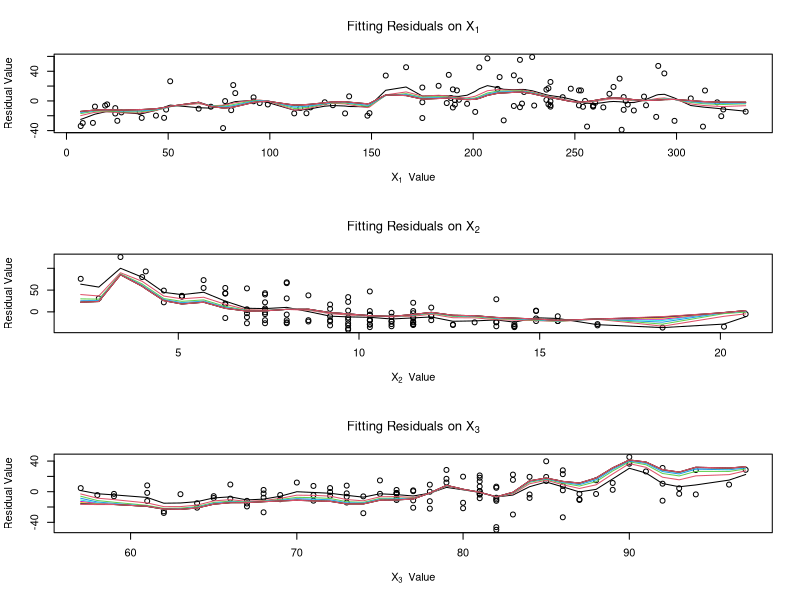

Here is the R script that generated this plot:
# StatMod2 - Backfitting HW - Exercices 4

library(stats)

setwd("~/Google Drive/2. SPRING 2015/STAT MOD 2 - Prof Scott/backfitting")
data <- read.csv("air.csv")
data <- data[order(data[, 1]), ]

y <- as.matrix(data$Ozone)
x <- data[,c("Solar.R","Wind","Temp")]
n <- length(data[,1])
p <- dim(x)[2]
times <- 20

# Initialize alpha, f, and mses.
a <- mean(y)
f <- array(0, dim=c(p, n))
mses <- NULL

PredictOutput <- function(pairs, x.star, bandwidth) {
  output <- 0
  weight.sum <- 0
  len <- length(pairs[,2])
  for (i in 1:len) {
    x.i <- pairs[i,1]
    y.i <- pairs[i,2]
    weight.i <- dnorm((x.i-x.star)/bandwidth)/bandwidth
    weight.sum <- weight.sum + weight.i
    output.i <- weight.i*y.i
    output <- output + output.i
  }
  # Normalize weights by dividing by weight sum.
  output <- output/weight.sum
  return (output)
}

Backfit <- function(q) {
  mses <- c(1000)
  delta <- 100
  t <- 1
  
  # Do t iterations, until convergence criterion.
  while (delta > 0.05) {
  
    # Do for each partial residual (kth predictor).
    #for (k in c(1, 2, 3)) {
    #for (k in c(3, 2, 1)) {
    for (k in c(2, 1, 3)) {
      
      # Remove one column, to make p-1 by 1 matrix.
      f.minus.k <- as.matrix(f[-k,])
      
      # Prepare value to smooth; the Yi - a - sum(...).
      to.smooth <- rep(0, n)
      for (i in 1:n) {
        to.smooth[i] <- y[i] - a - sum(f.minus.k[,i])
      }
      
      # Fit kth residual against kth column of x.
      partial.data <- cbind(y, x[k], to.smooth)
      partial.data <- partial.data[order(partial.data[,2]),]
      predicted <- rep(0, n)
      for (i in 1:n) {
        x.star <- partial.data[i,2]
        # Do "2%" smoothing, by making bandwidth 1/50 of x range.
        b <- (max(x[k])-min(x[k]))/50
        predicted[i] <- PredictOutput(partial.data[,c(2,3)], x.star, b)
      }
      #predicted <- lowess(partial.data[,c(2,3)], f=.1)$y
      
      # Plot stuff.
      if (k==q) {
        if (t==1) {
          plot(t(x[k]), to.smooth, main=bquote("Fitting Residuals on X"[.(k)]),
               xlab=bquote("X"[.(k)]~" Value"), ylab="Residual Value")
        }
        # Plot lines, ignoring first 10 (burn-in).
        if (t>0) {
          lines(partial.data[,2], predicted, col=t)
        }
      }
      
      # Attach predicted values to a resorted (by y) matrix.
      to.sort <- cbind(partial.data, predicted)
      resorted <- to.sort[order(to.sort[,1]),]
      # Record K-th predictor for t-th iteration.
      f[k,] <- resorted$predicted - mean(resorted$predicted)
  
    }

    # Record MSE for this run, and compute delta to test convergence.
    mses[t+1] <- mean((y - a - colSums(f))^2)
    delta <- abs(mses[t+1]-mses[t])
    print(bquote("MSE delta=abs("~.(mses[t+1])~"-"~.(mses[t])~")="~.(delta)))
    t <- t+1
  }
}

par(mfrow=c(3,1))
for (q in 1:p) {
  mses <- Backfit(q)
}

print (length(mses))
print (summary(mses))


